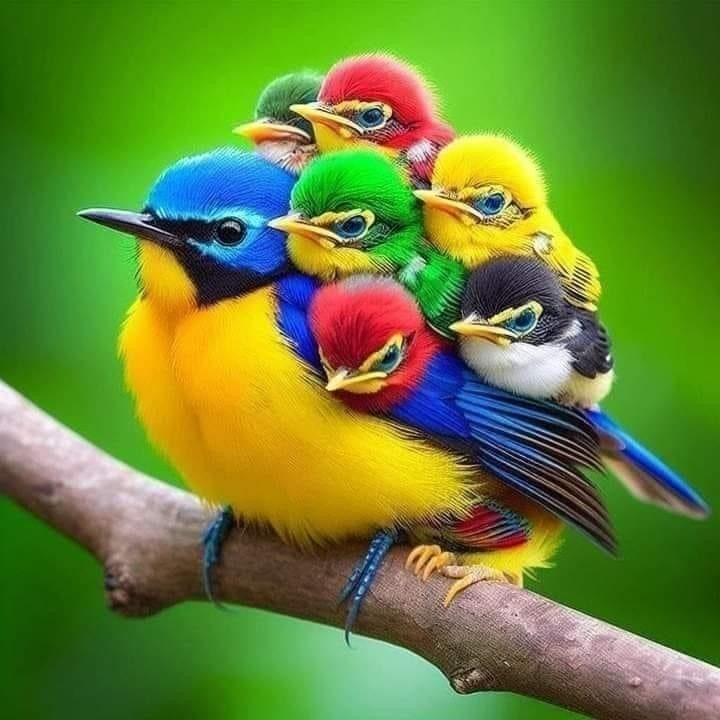
#> input picture PatternRecognition/assignment/source/bird.jpg, 720 x 720 px, found by its file name
$ python basic_apply_Histogram.py
#> lines starting #> are read from the running program, lines starting #| are printed output that depends on the picture
import cv2
import numpy as np
import matplotlib.pyplot as plt

# ========================================
# 🔧 기능 함수 정의
# ========================================

def adjust_brightness(img, delta):
    """밝기 조절: 픽셀 값 + 또는 -"""
    return cv2.add(img, delta) if delta > 0 else cv2.subtract(img, -delta)

def adjust_contrast(img, factor):
    """명암 대비 조절: 픽셀 값 * 계수"""
    return cv2.multiply(img, factor)

def compute_histogram(img):
    """히스토그램 계산"""
    return cv2.calcHist([img], [0], None, [256], [0, 256])

def plot_histograms(images, titles):
    """히스토그램을 한 번에 시각화"""
    plt.figure(figsize=(12, 6))
    for i, img in enumerate(images):
        hist = compute_histogram(img)
        plt.plot(hist, label=titles[i])
    plt.title("Histogram Comparison")
    plt.xlabel("Pixel Value")
    plt.ylabel("Frequency")
    plt.legend()
    plt.grid(True)
    plt.xlim([0, 256])
    plt.tight_layout()
    plt.show()

def show_images(images, titles):
    """OpenCV 윈도우로 이미지 출력"""
    for i, img in enumerate(images):
        cv2.imshow(titles[i], img)
    cv2.waitKey(0)
    cv2.destroyAllWindows()

# ========================================
# 🚀 메인 실행 로직
# ========================================

# 1. 이미지 불러오기
img = cv2.imread("/Users/simjuheun/Desktop/myProject/machine_Learning/PatternRecognition/assignment/source/bird.jpg", cv2.IMREAD_GRAYSCALE)
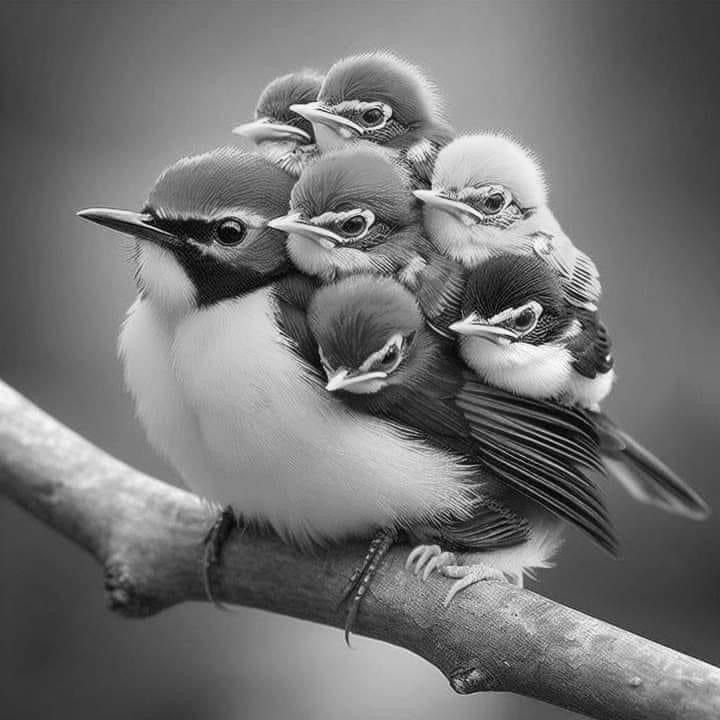
#> img: shape (720, 720); min 0, max 255, mean 114.7

# 2. 밝기 및 명암 조절 이미지 생성
bright_plus = adjust_brightness(img, 50)
#> in adjust_brightness, `return cv2.add(img, delta) if delta > 0 else cv2.subtract(img, -delta)`:
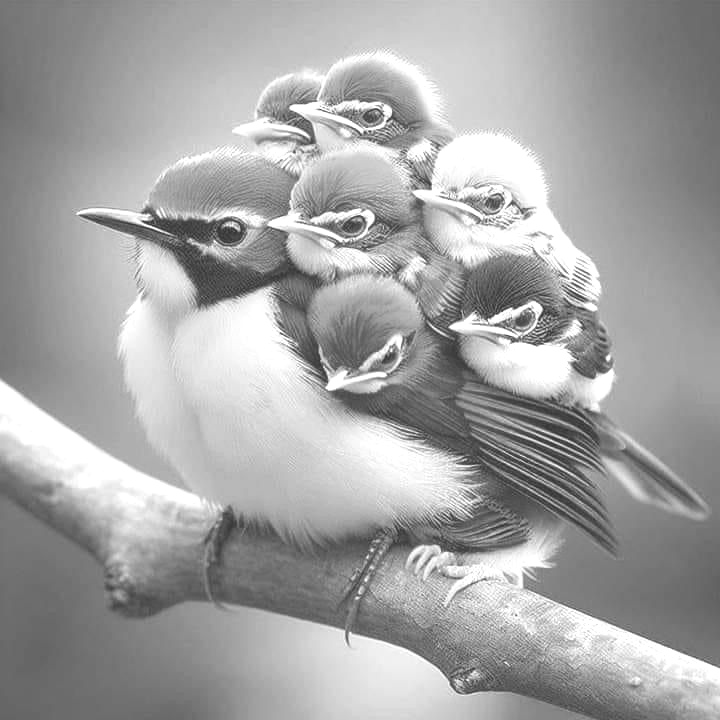
#> returned value: shape (720, 720); min 50, max 255, mean 164
bright_minus = adjust_brightness(img, -50)
#> call 2 of adjust_brightness, with delta = -50
#> in adjust_brightness (call 2), `return cv2.add(img, delta) if delta > 0 else cv2.subtract(img, -delta)`:
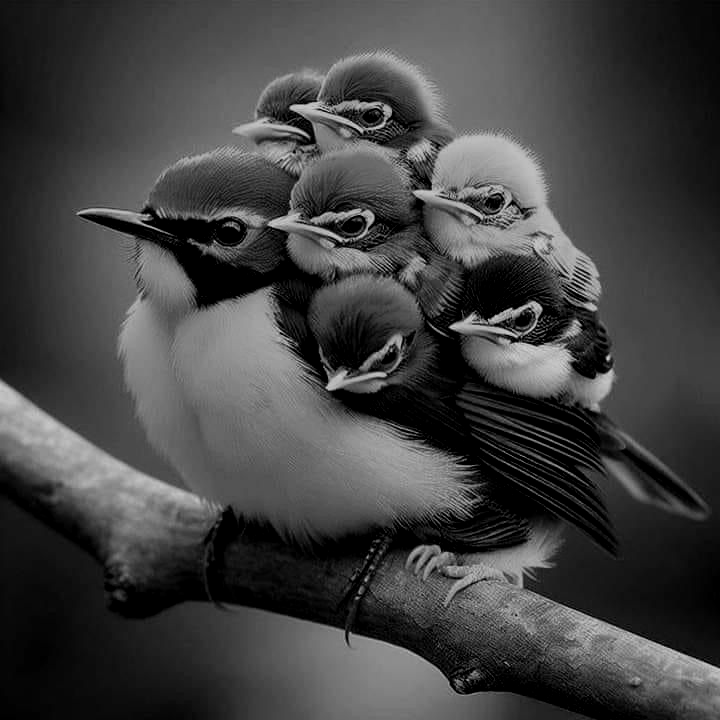
#> returned value: shape (720, 720); min 0, max 205, mean 65.9
contrast_high = adjust_contrast(img, 1.5)
#> in adjust_contrast, `return cv2.multiply(img, factor)`:
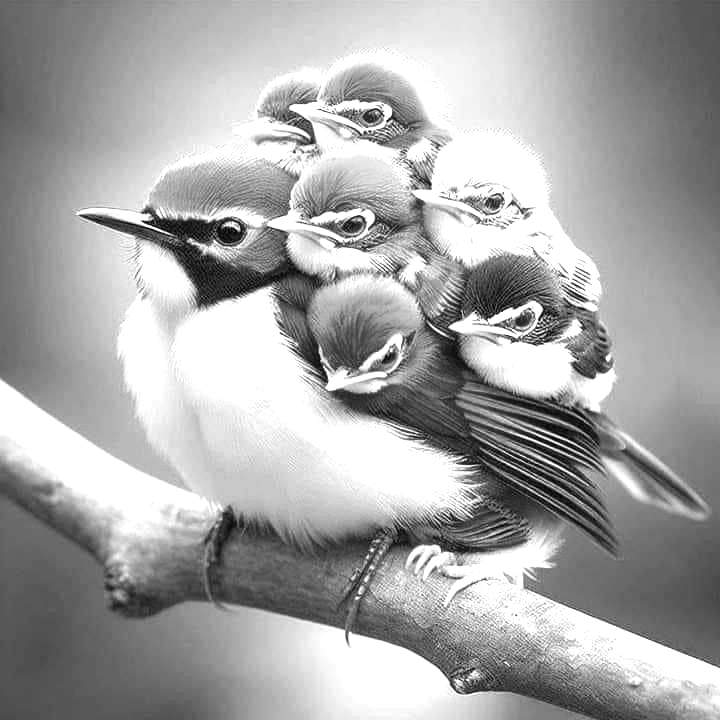
#> returned value: shape (720, 720); min 0, max 255, mean 166
contrast_low = adjust_contrast(img, 0.5)
#> call 2 of adjust_contrast, with factor = 0.5
#> in adjust_contrast (call 2), `return cv2.multiply(img, factor)`:
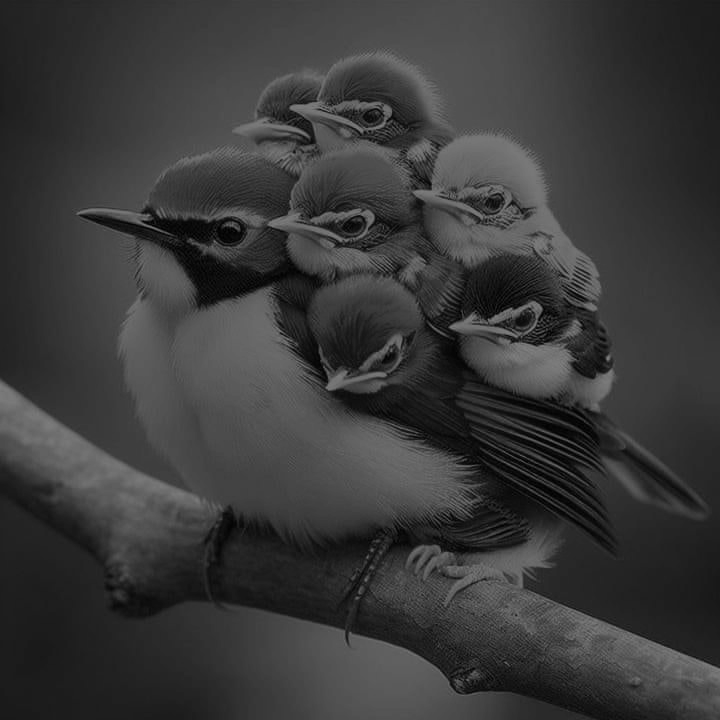
#> returned value: shape (720, 720); min 0, max 128, mean 57.3

# 3. 히스토그램 비교 시각화
images = [img, bright_plus, bright_minus, contrast_high, contrast_low]
titles = ['Original', 'Bright +50', 'Bright -50', 'Contrast x1.5', 'Contrast x0.5']
plot_histograms(images, titles)
#> the loop in plot_histograms, `for i, img in enumerate(images):` made 5 passes
#> in plot_histograms, `plt.show()`:
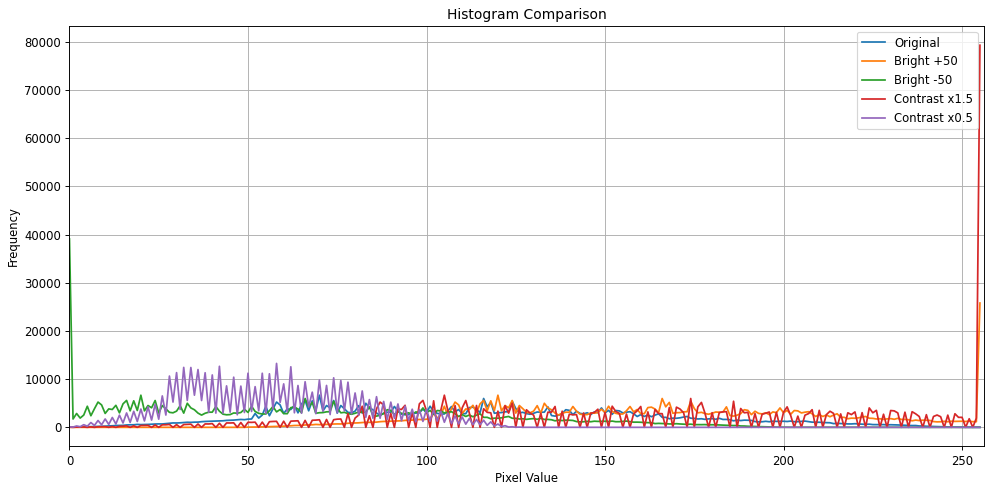
#> figure drawn by matplotlib, 1 panel; curve peaks at x = 70, y = 6666; curve peaks at x = 255, y = 25789; curve peaks at x = 0, y = 39082

# 4. 이미지 결과 비교 출력
show_images(images, titles)
#> the loop in show_images, `for i, img in enumerate(images):` made 5 passes
